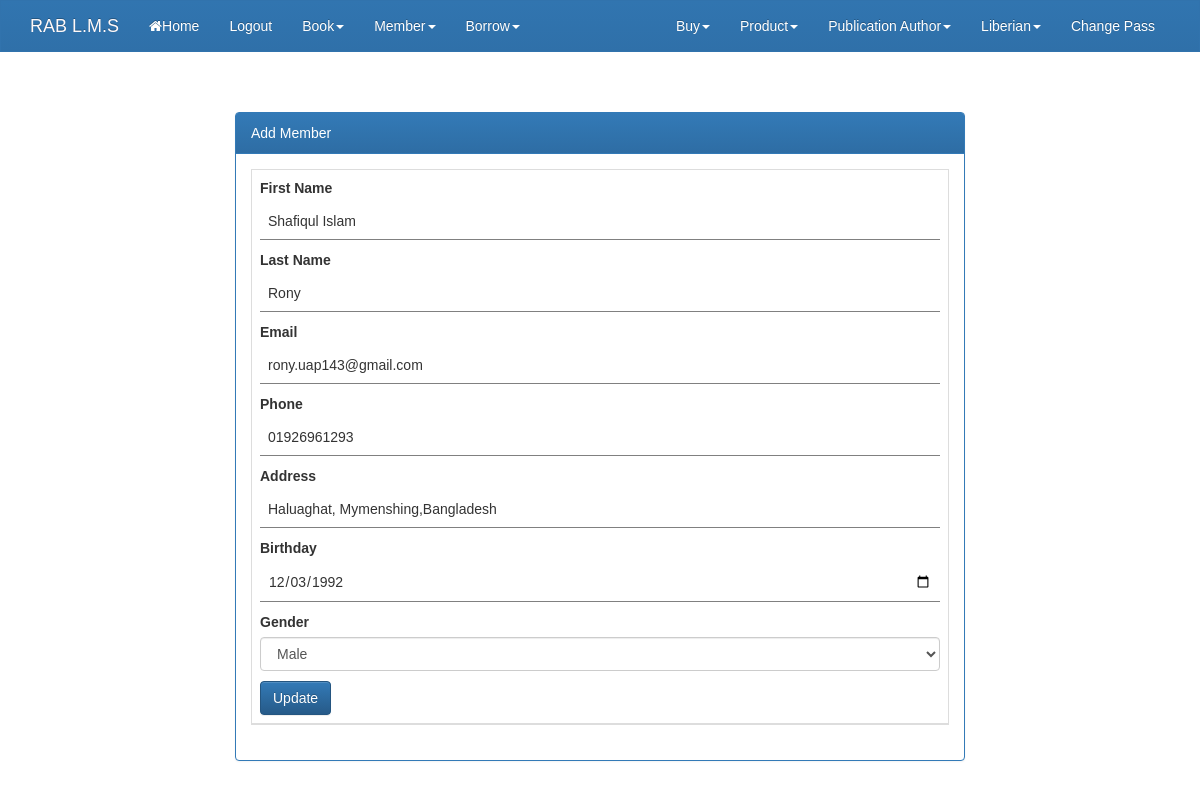
The page /singup.php?m_id=1 (signed in) on the database its author committed.
### tables this page shows
CREATE TABLE IF NOT EXISTS `member` (
  `member_id` int(11) NOT NULL AUTO_INCREMENT,
  `first_name` varchar(50) NOT NULL,
  `last_name` varchar(100) NOT NULL,
  `email` varchar(60) NOT NULL,
  `phone` varchar(50) NOT NULL,
  `password` varchar(50) NOT NULL,
  `birthday` date NOT NULL,
  `gender` varchar(50) NOT NULL,
  `address` varchar(250) NOT NULL,
  PRIMARY KEY (`member_id`)
);

### singup.php (the view, shortened to what this page needs)
<?php
     require_once('db.php');
	$fn = "";
	$ln = "";
	$mn = "";
	$a = "";
	$e = "";
	$bd = "";
	$gn = "";
	if(isset($_GET['m_id'])){
		$m_id = $_GET['m_id'];
		$sql_e_u = "select * from member where member_id={$m_id}";
		$rs = $con->query($sql_e_u);
		$mem = $rs->fetch_object();
		$fn = $mem->first_name; ;
		$ln = $mem->last_name;
		$mn = $mem->phone;
		$a = $mem->address;
		$e = $mem->email;
		$bd = $mem->birthday;
		$gn = $mem->gender;
	}
?>
<!DOCTYPE html>
<html lang="en">
  <head>
    <link rel="stylesheet" href="css/font-awesome.min.css">
    <link rel="stylesheet" href="css/w3.css">
    <link rel="stylesheet" href="css/bootstrap.min.css">
    <link rel="stylesheet" href="css/bootstrap-theme.min.css">
    <link rel="stylesheet" href="css/style.css">
  </head>
<body>
<?php require_once('navbar.php'); ?>
  <div class="container">
    <div class="col-md-8 col-md-offset-2" style="margin-top:40px;">
	<div class="panel panel-primary">
      <div class="panel-heading">Add Member</div>
       <div class="panel-body">
			<table class="table table-bordered">
							<thead>
								<tr>
									<td>
      <form class="w7-container" method="post" action="">
      <p>
      <label>First Name</label>
      <input class="w3-input" type="text" name="firstName" placeholder="First Name" value="<?php echo $fn; ?>" ></p>
      <p>
      <label>Last Name</label>
      <input class="w3-input" type="text" name="lastName" placeholder="Last Name" value="<?php echo $ln; ?>" ></p>
      <p>
      <label>Email</label>
      <input class="w3-input" type="email" name="email" placeholder="Enter Email" value="<?php echo $e; ?>" ></p>
      <p>
      <label>Phone</label>
      <input class="w3-input" type="text" min="1" name="phone" placeholder="Enter Phone Number" value="<?php echo $mn; ?>" ></p>
      <p>
	  <p>
      <label>Address</label>
      <input class="w3-input" type="text" name="address" placeholder="Address" value="<?php echo $a; ?>" ></p>
      <p>
      <label>Birthday</label>
      <input class="w3-input" name="birthday" type="date" <?php if($bd != ""){?>value="<?php echo date('Y-m-d', strtotime($bd));  ?>"<?php }?> ></p>
      <p>
      <label>Gender</label>
       <select class="form-control" name="gender">
          <option name="gender" <?php if( $gn == "Male"){echo "selected";} ?> >Male</option>
          </select></p>
		  <?php if(isset($_GET['m_id'])): ?>
		  <button type="submit" class="btn btn-primary" name="update">Update</button>
		  <?php else: ?>
          <button type="submit" class="btn btn-primary" name="signup">Submit</button>
		<?php endif; ?>
      </form>
	  </div>
    </div>
    </div>
</div>
</body>
</html>

### css/w3.css (style rules this page uses)
* { -webkit-box-sizing:border-box;-moz-box-sizing:border-box;box-sizing:border-box }
html { -ms-text-size-adjust:100%;-webkit-text-size-adjust:100% }
body { margin:0 }
button,input,optgroup,select,textarea { color:inherit;font:inherit;margin:0 }
button { overflow:visible }
button,select { text-transform:none }
button,html input[type=button],input[type=reset],input[type=submit] { -webkit-appearance:button;cursor:pointer }
html,body { font-family:Verdana,sans-serif;font-size:15px;line-height:1.5 }
table { border-collapse:collapse;border-spacing:0;width:100%;display:table }
table,th,td { border:none }
.w3-input { padding:8px;display:block;border:none;border-bottom:1px solid #808080;width:100% }

### css/style.css (style rules this page uses)
body { font-family: Arial, Helvetica, sans-serif; }
td { font-family: Arial, Helvetica, sans-serif; }
.table { border: 1px solid #dddddd; }

### rows shown on the page
member: firstName "Shafiqul Islam", lastName "Rony", email "rony.uap143@gmail.com", phone "01926961293", address "Haluaghat, Mymenshing,Bangladesh", birthday "12/03/1992", gender "Male"
